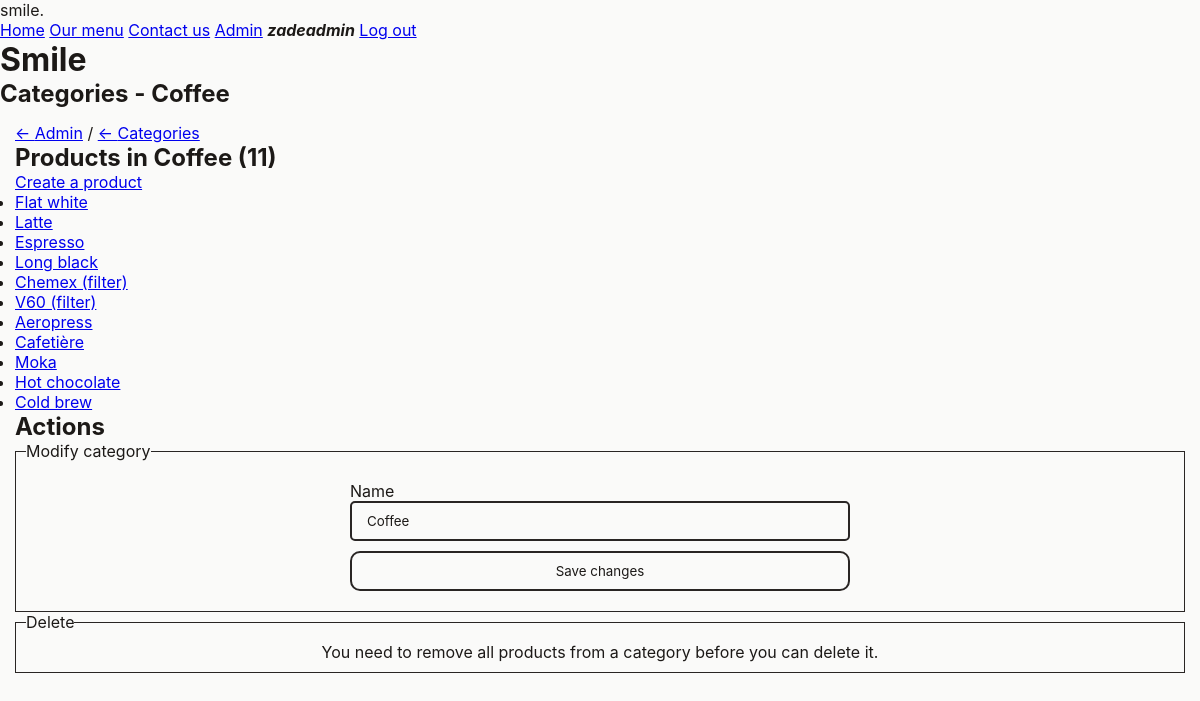
Screenshot of /admin/categories/1 (signed in) with the database file from the repository.
### tables this page shows
CREATE TABLE "Categories" (
	"id"	INTEGER NOT NULL UNIQUE,
	"name"	TEXT NOT NULL,
	PRIMARY KEY("id" AUTOINCREMENT)
);

CREATE TABLE "Products" (
	"id"	INTEGER NOT NULL UNIQUE,
	"name"	TEXT NOT NULL,
	"description"	TEXT NOT NULL,
	"size"	TEXT NOT NULL,
	"image_path"	TEXT NOT NULL,
	"price"	REAL NOT NULL,
	"category_id"	INTEGER NOT NULL DEFAULT 1,
	PRIMARY KEY("id" AUTOINCREMENT)
);

### server.py (the view)
@server.route("/admin/categories/<category_id>", methods=["GET"])
@admin_only
def handle_admin_category_info(category_id=None):
    if not category_id:
        return redirect("/admin/categories")
    with get_db() as (connection, cursor):
        category_query = "SELECT id, name FROM Categories WHERE id=?"
        cursor.execute(category_query, [category_id])
        category_res = cursor.fetchone()
        products_query = "SELECT id, name FROM Products WHERE category_id=?"
        cursor.execute(products_query, [category_id])
        products_res = cursor.fetchall()
        return render_template("pages/admin/category-info.jinja", user=g.user, category=category_res, products=products_res)

### server.py (called while the page is built)
def db_dict_factory(cursor, row):
    d = {}
    for idx, col in enumerate(cursor.description):
        d[col[0]] = row[idx]
    return d

@contextmanager
def get_db(*args, **kwds):
    db_connection = sqlite3.connect("smile.sqlite")
    db_connection.row_factory = db_dict_factory
    db_cursor = db_connection.cursor()
    try:
        yield (db_connection, db_cursor)
    finally:
        db_connection.close()

def get_user():
    if ("username" in session) and ("display_name" in session):
        username = session["username"]
        display_name = session["display_name"]
        admin = session["admin"]
        if username is None or display_name is None or admin is None:
            return False
        return {
            "username": username,
            "display_name": display_name,
            "admin": admin
        }
    return False

def admin_only(func):
    @wraps(func)
    def wrapper(*args, **kwargs):
        if not g.user:
            return redirect(f"/auth?m=You+are+not+logged+in")
        if (g.user["admin"] != True):
            return redirect("/?m=You+are+not+an+admin")
        return func(*args, **kwargs)
    return wrapper

@server.before_request
def load_user():
    user = get_user()
    g.user = user

### templates/pages/admin/category-info.jinja
{% extends "base.jinja" %}
{% set title = "Admin - Categories" %}
{% block pageheading %}
    Categories - {{ category.name }}
{% endblock pageheading %}
{% block main %}
    <div class="breadcrumbs">
        <a href="{{ url_for('handle_admin')}}" class="back-link">Admin</a>
        /
        <a href="{{ url_for('handle_admin_categories')}}" class="back-link">Categories</a>
    </div>
    <section>
        <h2>Products in {{ category.name }} ({{ products|length }})</h2>
        <a href="{{ url_for('handle_admin_create_product')}}">Create a product</a>
        <ul>
            {% for item in products %}
                <li>
                    <a href="{{ url_for('handle_admin_product_info', product_id=item.id)}}">{{ item.name }}</a>
                </li>
            {% endfor %}
        </ul>
    </section>
    <section>
        <h2>Actions</h2>
        <fieldset>
            <legend>
                Modify category
            </legend>
            <form action="{{ url_for('handle_admin_update_category', category_id=category.id)}}"
                  method="post"
                  class="edit-info-form">
                <label for="category_name">
                    Name
                    <input type="text"
                           name="name"
                           id="category_name"
                           value="{{ category.name }}"/>
                </label>
                <button type="submit">Save changes</button>
            </form>
        </fieldset>
        <fieldset>
            <legend>
                Delete
            </legend>
            {% if products|length == 0 %}
                <a href="{{ url_for('handle_admin_delete_category', category_id=category.id)}}"
                   class="danger-text"
                   data-confirm>Delete category</a>
            {% else %}
                You need to remove all products from a category before you can delete it.
            {% endif %}
        </fieldset>
    </section>
{% endblock main %}

### static/smile.css (style rules this page uses)
* { box-sizing: border-box; font-family: "Inter", sans-serif; padding: 0; border: 0; margin: 0; }
:root { --accent: #fb923c; --background: #fafaf9; --background-2: #f5f5f4; --text: #1c1917; --text-2: #292524; --text-danger: red; }
html, body { background-color: var(--background); color: var(--text); }
a.back-link::before { content: "← "; }
fieldset { border: 1px solid var(--text-2); }
form, fieldset { display: flex; flex-direction: column; padding: 10px; gap: 10px; }
label { display: flex; flex-direction: column; }
form :is(button, input, select, textarea) { padding: 10px; padding-left: 15px; padding-right: 15px; border: 2px solid var(--text-2); color: var(--text); background-color: var(--background); display: block; width: 100%; border-radius: 5px; }
form :is(button, input, select, textarea):hover { background-color: var(--background-2); }
form :is(button, input, select, textarea):focus { border-color: var(--accent); background-color: var(--background-2); outline: none; }
form button[type="submit"] { padding: 10px; padding-left: 15px; padding-right: 15px; border-radius: 10px; }
@media screen and (min-width: 700px) { fieldset { align-items: center; } }
@media screen and (min-width: 700px) { form { align-items: center; } }
@media screen and (min-width: 700px) { form :is(button, input, select, textarea) { width: 500px; } }

### rows the page displays
Categories: name "Coffee"
Products: name "Flat white"
Products: name "Latte"
Products: name "Espresso"
Products: name "Long black"
Products: name "Chemex (filter)"
Products: name "V60 (filter)"
Products: name "Aeropress"
Products: name "Cafetière"
Products: name "Moka"
Products: name "Hot chocolate"
Products: name "Cold brew"

### other values shown
{{ user["display_name"] }} "zadeadmin"
{{ products|length }} "11"
